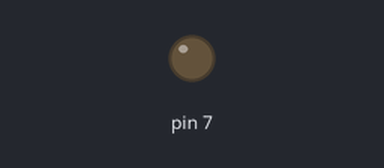
A sketch run on a simulated Arduino Uno, built with avr-gcc and run on an emulated ATmega328P. Parts: output pins drawn as LEDs (lit = HIGH).

Above: at 1.0 s.
At 9.15 s:
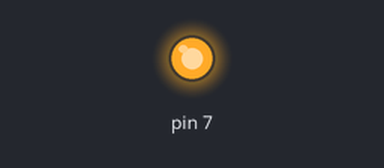
Timing chart, 0 to 9.6 s (numbered marks = the images above):
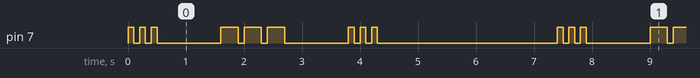

The sketch:

2_dot_dash_morsecode.ino
```cpp
/*
Morse code sheet: https://drive.google.com/file/d/1liBuEK5mu3E04ymCv_On7b9cEDAkBJO1/view
*/

void setup() {
  pinMode(7,OUTPUT);
}

void dot() {
  digitalWrite(7,HIGH);
  delay(100);
  digitalWrite(7,LOW);
  delay(100);
}

void dash() {
  digitalWrite(7,HIGH);
  delay(300);
  digitalWrite(7,LOW);
  delay(100);
}


void loop() {

  // 3 dots
  dot();
  dot();
  dot();
  delay(1000);

  // 3 dashes
  dash();
  dash();
  dash();
  delay(1000);

  // 3 dots
  dot();
  dot();
  dot();
  delay(1000);

  delay(2000);


}
```

Measured:
- by itself, pin 7: repeats every 7.4 s: 2 × (LOW 0.10 s, HIGH 0.10 s), LOW 1.1 s, 2 × (HIGH 0.30 s, LOW 0.10 s), HIGH 0.30 s, LOW 1.1 s, 2 × (HIGH 0.10 s, LOW 0.10 s), HIGH 0.10 s, LOW 3.1 s, HIGH 0.10 s
- by itself, everything shown: repeats every 7.4 s, in 18 steps
